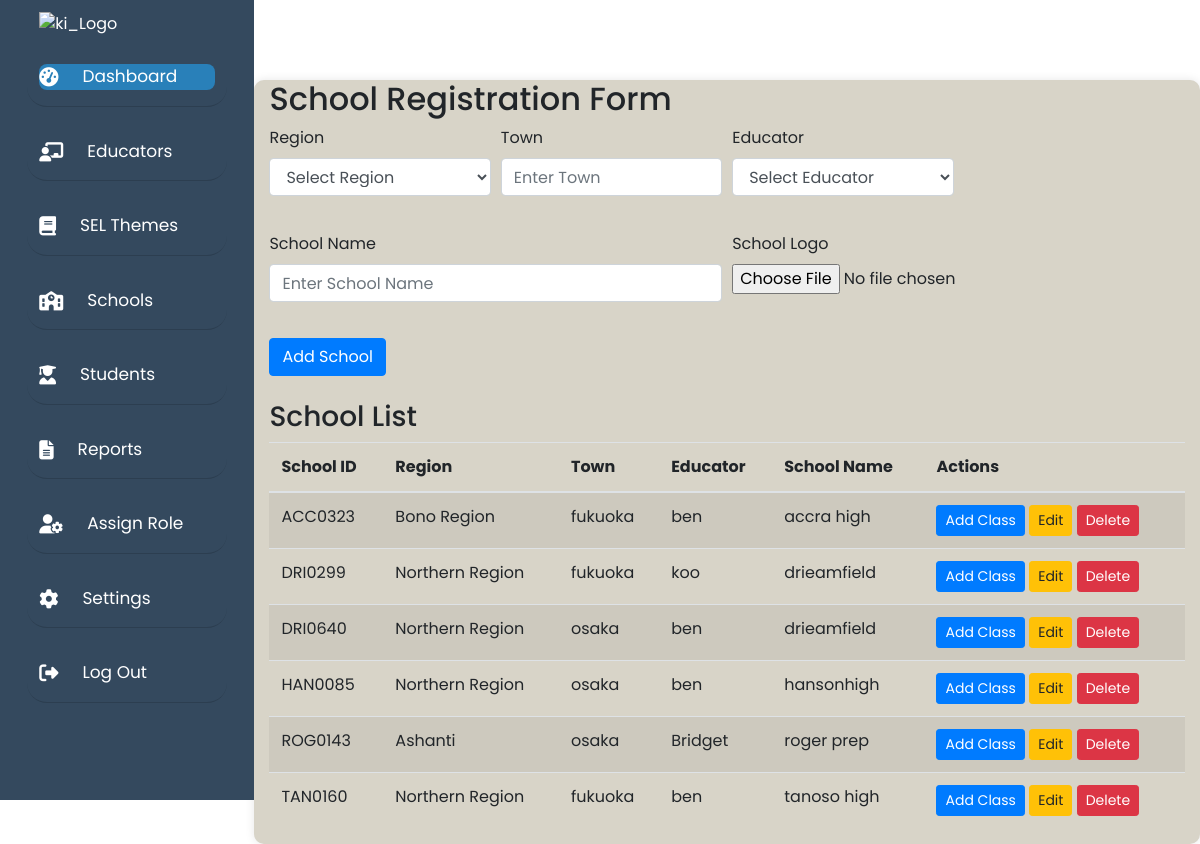
/admin/school.php, run on the app's committed database.
### tables this page shows
CREATE TABLE `schools` (
  `id` varchar(8) NOT NULL,
  `region` varchar(255) NOT NULL,
  `town` varchar(255) NOT NULL,
  `educator` varchar(255) NOT NULL,
  `school_name` varchar(255) NOT NULL,
  `school_logo` varchar(255) NOT NULL
);

### admin/school.php (the view, shortened to what this page needs)
<?php include 'db_config.php'; ?>
<!DOCTYPE html>
<html lang="en">
  <head>
    <link
      rel="stylesheet"
      href="https://cdnjs.cloudflare.com/ajax/libs/font-awesome/6.4.0/css/all.min.css"
    />
    <link
      href="https://stackpath.bootstrapcdn.com/bootstrap/4.5.2/css/bootstrap.min.css"
      rel="stylesheet"
    />
  </head>
  <body>
    <?php include_once('includes/side_bar.php');?>
    <div class="container">
      <h2>School Registration Form</h2>
      <form id="schoolForm" action="process.php" method="POST" enctype="multipart/form-data" novalidate>
        <div class="form-row form-section">
          <div class="form-group col-md-3">
            <label for="region">Region</label>
            <select class="form-control" id="region" name="region" required>
              <option value="">Select Region</option>
            </select>
          </div>
          <div class="form-group col-md-3">
            <label for="town">Town</label>
            <input type="text" class="form-control" id="town" name="town" placeholder="Enter Town" required />
          </div>
          <div class="form-group col-md-3">
            <label for="educator">Educator</label>
            <select class="form-control" id="educator" name="educator" required>
              <option value="">Select Educator</option>
            </select>
          </div>
        </div>
        <div class="form-row form-section">
          <div class="form-group col-md-6">
            <label for="schoolName">School Name</label>
            <input type="text" class="form-control" id="schoolName" name="schoolName" placeholder="Enter School Name" required />
          </div>
          <div class="form-group col-md-6">
            <label for="schoolLogo">School Logo</label>
            <input type="file" class="form-control-file" id="schoolLogo" name="schoolLogo" />
          </div>
        </div>
        <button type="submit" class="btn btn-primary">Add School</button>
      </form>
      <div class="table-container">
        <h3>School List</h3>
        <table class="table table-striped" id="schoolTable">
          <thead>
            <tr>
              <th>School ID</th>
              <th>Region</th>
              <th>Town</th>
              <th>Educator</th>
              <th>School Name</th>
              <th>Actions</th>
            </tr>
          </thead>
          <tbody>
            <?php
              $sql = "SELECT * FROM schools";
              $result = $conn->query($sql);
              if ($result->num_rows > 0) {
                while($row = $result->fetch_assoc()) {
                  echo "<tr>
                          <td>{$row['id']}</td>
                          <td>{$row['region']}</td>
                          <td>{$row['town']}</td>
                          <td>{$row['educator']}</td>
                          <td>{$row['school_name']}</td>
                          <td>
                            <button class='btn btn-primary btn-sm add-class' data-id='{$row['id']}'>Add Class</button>
                            <button class='btn btn-warning btn-sm edit-school' data-id='{$row['id']}'>Edit</button>
                            <button class='btn btn-danger btn-sm delete-school' data-id='{$row['id']}'>Delete</button>
                          </td>
                        </tr>";
                }
              } else {
                echo "<tr><td colspan='6'>No schools found</td></tr>";
              }
            ?>
          </tbody>
        </table>
      </div>
    </div>
  </body>
</html>

### admin/school.php (style rules this page uses)
* { margin: 0; padding: 0; border: none; outline: none; box-sizing: border-box; font-family: "Poppins", sans-serif; }
body { display: flex; }
.container { border-radius: 10px; box-shadow: 0 0 10px rgba(0, 0, 0, 0.1); margin-top: 10vh; background-color: rgb(216, 212, 200); }
.form-section { margin-bottom: 20px; }
.table-container { margin-top: 20px; }

### data on the page
schools: id "ACC0323", region "Bono Region", town "fukuoka", educator "ben", school_name "accra high"
schools: id "DRI0299", region "Northern Region", town "fukuoka", educator "koo", school_name "drieamfield"
schools: id "DRI0640", region "Northern Region", town "osaka", educator "ben", school_name "drieamfield"
schools: id "HAN0085", region "Northern Region", town "osaka", educator "ben", school_name "hansonhigh"
schools: id "ROG0143", region "Ashanti", town "osaka", educator "Bridget", school_name "roger prep"
schools: id "TAN0160", region "Northern Region", town "fukuoka", educator "ben", school_name "tanoso high"
